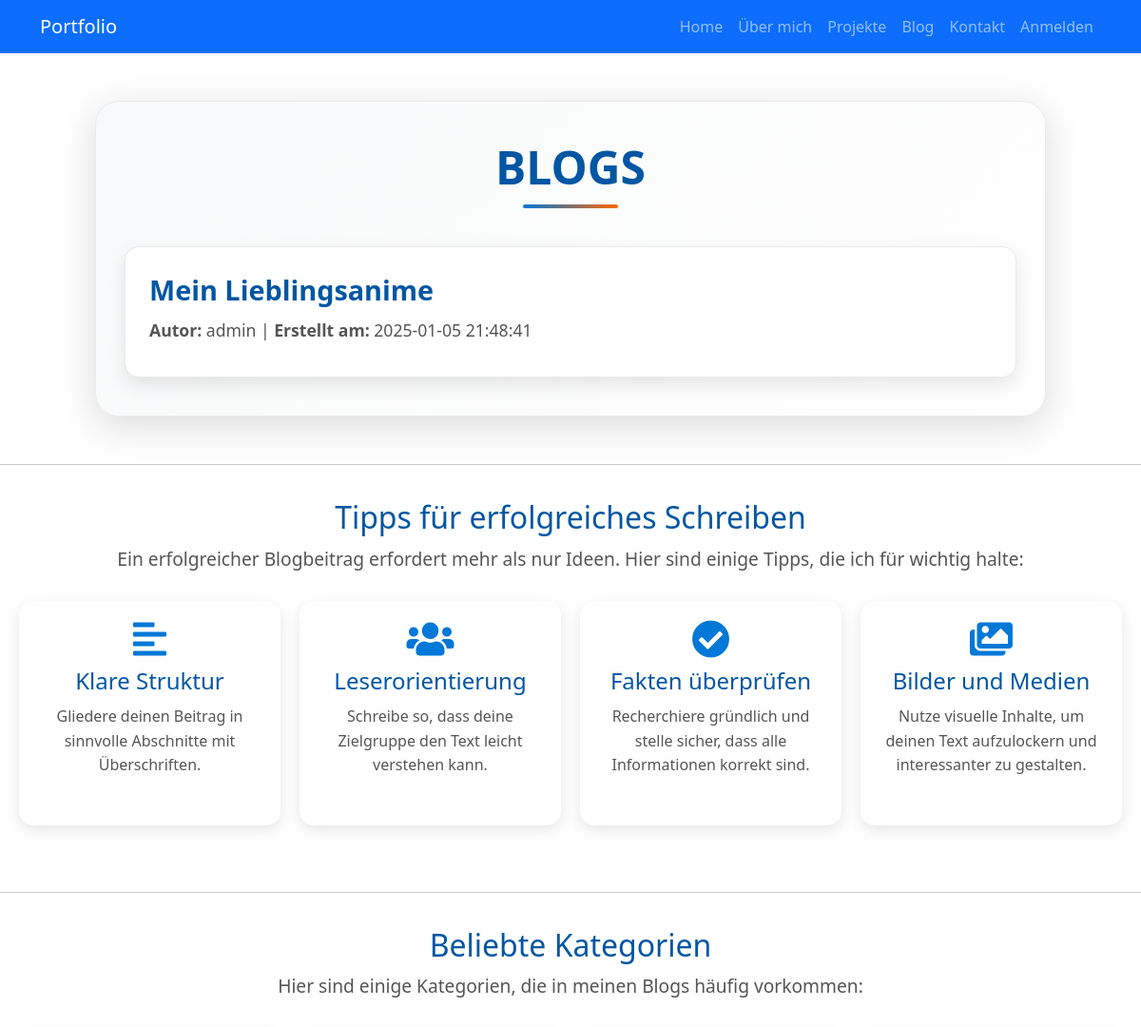
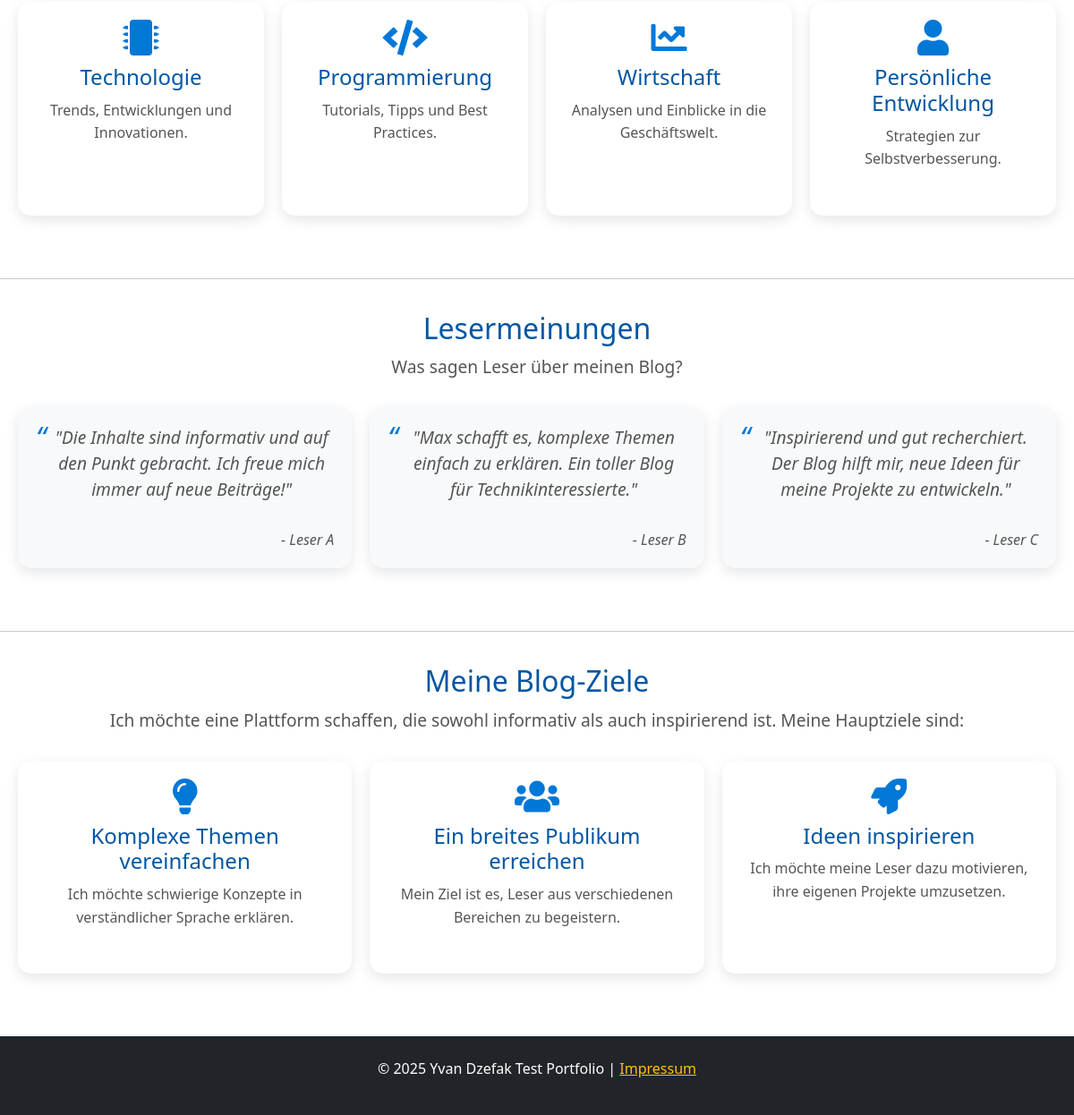
Screenshot of /blogs with the database file from the repository (2 pictures, top to bottom).
### tables this page shows
CREATE TABLE blogs (
            id INTEGER PRIMARY KEY AUTOINCREMENT,
            title TEXT NOT NULL,
            content TEXT NOT NULL,
            author TEXT NOT NULL,
            created_at TIMESTAMP DEFAULT CURRENT_TIMESTAMP,
            views INTEGER DEFAULT 0
        );

### app.py (the view)
@app.route("/blogs")
def blogs():
    connection = sqlite3.connect("database.db")
    cursor = connection.cursor()
    cursor.execute("SELECT id, title, author, created_at, views FROM blogs")
    blogs_list = [
        {"id": row[0], "title": row[1], "author": row[2], "created_at": row[3], "views": row[4]}
        for row in cursor.fetchall()
    ]
    connection.close()
    return render_template("blogs.html", blogs=blogs_list)

### templates/blogs.html (shortened to what this page needs)
{% extends "base.html" %}
{% block styles %}
<link rel="stylesheet" href="{{ url_for('static', filename='css/blogs.css') }}">
{% endblock %}
{% block content %}
<div class="blogs-page">
    <header class="blogs-header">
        <h1>Blogs</h1>
    </header>
    <div class="blogs-list">
        {% for blog in blogs %}
        <div class="blog-item">
            <h2><a href="/blog/{{ blog['id'] }}">{{ blog['title'] }}</a></h2>
            <p class="blog-meta">
                <strong>Autor:</strong> {{ blog['author'] }} |
                <strong>Erstellt am:</strong> {{ blog['created_at'] }}
            </p>
        </div>
        {% endfor %}
    </div>
</div>
    <hr>
<section class="writing-tips">
    <h2>Tipps für erfolgreiches Schreiben</h2>
    <p>Ein erfolgreicher Blogbeitrag erfordert mehr als nur Ideen. Hier sind einige Tipps, die ich für wichtig halte:</p>
    <div class="tips-grid">
        <div class="tip-item">
            <i class="fas fa-align-left"></i>
            <h3>Klare Struktur</h3>
            <p>Gliedere deinen Beitrag in sinnvolle Abschnitte mit Überschriften.</p>
        </div>
        <div class="tip-item">
            <i class="fas fa-users"></i>
            <h3>Leserorientierung</h3>
            <p>Schreibe so, dass deine Zielgruppe den Text leicht verstehen kann.</p>
        </div>
        <div class="tip-item">
            <i class="fas fa-check-circle"></i>
            <h3>Fakten überprüfen</h3>
            <p>Recherchiere gründlich und stelle sicher, dass alle Informationen korrekt sind.</p>
        </div>
        <div class="tip-item">
            <i class="fas fa-images"></i>
            <h3>Bilder und Medien</h3>
            <p>Nutze visuelle Inhalte, um deinen Text aufzulockern und interessanter zu gestalten.</p>
        </div>
    </div>
</section>
<hr>
<section class="popular-categories">
    <h2>Beliebte Kategorien</h2>
    <p>Hier sind einige Kategorien, die in meinen Blogs häufig vorkommen:</p>
    <div class="categories-grid">
        <div class="category-item">
            <a href="/category/technology">
                <i class="fas fa-microchip"></i>
                <h3>Technologie</h3>
                <p>Trends, Entwicklungen und Innovationen.</p>
            </a>
        </div>
        <div class="category-item">
            <a href="/category/programming">
                <i class="fas fa-code"></i>
                <h3>Programmierung</h3>
                <p>Tutorials, Tipps und Best Practices.</p>
            </a>
        </div>
        <div class="category-item">
            <a href="/category/business">
                <i class="fas fa-chart-line"></i>
                <h3>Wirtschaft</h3>
                <p>Analysen und Einblicke in die Geschäftswelt.</p>
            </a>
        </div>
        <div class="category-item">
            <a href="/category/self-development">
                <i class="fas fa-user"></i>
                <h3>Persönliche Entwicklung</h3>
                <p>Strategien zur Selbstverbesserung.</p>
            </a>
        </div>
    </div>
</section>
    <hr>
<section class="reader-feedback">
    <h2>Lesermeinungen</h2>
    <p>Was sagen Leser über meinen Blog?</p>
    <div class="feedback-grid">
        <div class="feedback-card">
            <blockquote>
                <p>"Die Inhalte sind informativ und auf den Punkt gebracht. Ich freue mich immer auf neue Beiträge!"</p>
                <footer>- Leser A</footer>
            </blockquote>
        </div>
        <div class="feedback-card">
            <blockquote>
                <p>"Max schafft es, komplexe Themen einfach zu erklären. Ein toller Blog für Technikinteressierte."</p>
                <footer>- Leser B</footer>
            </blockquote>
        </div>
        <div class="feedback-card">
            <blockquote>
                <p>"Inspirierend und gut recherchiert. Der Blog hilft mir, neue Ideen für meine Projekte zu entwickeln."</p>
                <footer>- Leser C</footer>
            </blockquote>
        </div>
    </div>
</section>
<hr>
<section class="goals">
    <h2>Meine Blog-Ziele</h2>
    <p>Ich möchte eine Plattform schaffen, die sowohl informativ als auch inspirierend ist. Meine Hauptziele sind:</p>
    <div class="goals-grid">
        <div class="goal-item">
            <i class="fas fa-lightbulb"></i>
            <h3>Komplexe Themen vereinfachen</h3>
            <p>Ich möchte schwierige Konzepte in verständlicher Sprache erklären.</p>
        </div>
        <div class="goal-item">
            <i class="fas fa-users"></i>
            <h3>Ein breites Publikum erreichen</h3>
            <p>Mein Ziel ist es, Leser aus verschiedenen Bereichen zu begeistern.</p>
        </div>
        <div class="goal-item">
            <i class="fas fa-rocket"></i>
            <h3>Ideen inspirieren</h3>
            <p>Ich möchte meine Leser dazu motivieren, ihre eigenen Projekte umzusetzen.</p>
        </div>
    </div>
</section>
{% endblock %}

### static/css/blogs.css (style rules this page uses)
.blogs-page { max-width: 1000px; margin: 50px auto; padding: 40px 30px; background: linear-gradient(135deg, #f8f9fa, #ffffff); border-radius: 25px; box-shadow: 0 10px 40px rgba(0, 0, 0, 0.15); animation: fadeInUp 1.5s ease-in-out; border: 1px solid #eaeaea; }
.blogs-header { text-align: center; margin-bottom: 40px; position: relative; }
.blogs-header h1 { font-size: 3rem; color: #0056a3; font-weight: bold; margin-bottom: 15px; text-transform: uppercase; position: relative; }
.blogs-header h1::after { content: ''; display: block; width: 100px; height: 4px; background: linear-gradient(to right, #0078D7, #FF6600); margin: 10px auto 0; border-radius: 2px; }
.blogs-list { display: flex; flex-direction: column; gap: 30px; }
.blog-item { background: #ffffff; padding: 25px; border-radius: 15px; box-shadow: 0 8px 20px rgba(0, 0, 0, 0.1); border: 1px solid #eaeaea; transition: transform 0.4s ease, box-shadow 0.4s ease; }
.blog-item h2 a { text-decoration: none; color: #0056a3; font-size: 1.8rem; font-weight: bold; transition: color 0.3s ease, transform 0.3s ease; }
.blog-item p { font-size: 1.1rem; color: #555; margin: 10px 0; line-height: 1.6; }
.writing-tips { text-align: center; padding: 20px; margin-bottom: 50px; }
.writing-tips h2 { font-size: 2rem; color: #0056a3; margin-bottom: 10px; }
.writing-tips p { font-size: 1.2rem; color: #555; margin-bottom: 30px; }
.tips-grid { display: grid; grid-template-columns: repeat(auto-fit, minmax(250px, 1fr)); gap: 20px; }
.tip-item { text-align: center; background: white; padding: 20px; border-radius: 15px; box-shadow: 0 5px 15px rgba(0, 0, 0, 0.1); transition: transform 0.3s ease, box-shadow 0.3s ease; }
.tip-item i { font-size: 2.5rem; color: #0078D7; margin-bottom: 10px; }
.tip-item h3 { font-size: 1.5rem; color: #0056a3; margin-bottom: 10px; }
.tip-item p { font-size: 1rem; color: #555; line-height: 1.6; }
.popular-categories { text-align: center; padding: 20px; margin-bottom: 50px; }
.popular-categories h2 { font-size: 2rem; color: #0056a3; margin-bottom: 10px; }
.popular-categories p { font-size: 1.2rem; color: #555; margin-bottom: 30px; }
.categories-grid { display: grid; grid-template-columns: repeat(auto-fit, minmax(250px, 1fr)); gap: 20px; }
.category-item { text-align: center; background: white; padding: 20px; border-radius: 15px; box-shadow: 0 5px 15px rgba(0, 0, 0, 0.1); transition: transform 0.3s ease, box-shadow 0.3s ease; }
.category-item a { text-decoration: none; color: inherit; display: flex; flex-direction: column; align-items: center; }
.category-item i { font-size: 2.5rem; color: #0078D7; margin-bottom: 10px; }
.category-item h3 { font-size: 1.5rem; color: #0056a3; margin-bottom: 10px; }
.category-item p { font-size: 1rem; color: #555; line-height: 1.6; }
.reader-feedback { text-align: center; padding: 20px; margin-bottom: 50px; }
.reader-feedback h2 { font-size: 2rem; color: #0056a3; margin-bottom: 10px; }
.reader-feedback p { font-size: 1.2rem; color: #555; margin-bottom: 30px; }
.feedback-grid { display: grid; grid-template-columns: repeat(auto-fit, minmax(300px, 1fr)); gap: 20px; }
.feedback-card { background: #f8f9fa; border-radius: 15px; box-shadow: 0 5px 15px rgba(0, 0, 0, 0.1); padding: 20px; transition: transform 0.3s ease, box-shadow 0.3s ease; }
.feedback-card blockquote { font-style: italic; color: #333; margin: 0; position: relative; padding-left: 15px; }
.feedback-card blockquote::before { content: "“"; font-size: 2rem; color: #0078D7; position: absolute; top: -10px; left: 0; }
.feedback-card footer { text-align: right; font-size: 1rem; color: #555; margin-top: 10px; }
.goals { text-align: center; padding: 20px; margin-bottom: 50px; }
.goals h2 { font-size: 2rem; color: #0056a3; margin-bottom: 10px; }
.goals p { font-size: 1.2rem; color: #555; margin-bottom: 30px; }
.goals-grid { display: grid; grid-template-columns: repeat(auto-fit, minmax(300px, 1fr)); gap: 20px; }
.goal-item { text-align: center; background: white; padding: 20px; border-radius: 15px; box-shadow: 0 5px 15px rgba(0, 0, 0, 0.1); transition: transform 0.3s ease, box-shadow 0.3s ease; }
.goal-item i { font-size: 2.5rem; color: #0078D7; margin-bottom: 10px; }
.goal-item h3 { font-size: 1.5rem; color: #0056a3; margin-bottom: 10px; }
.goal-item p { font-size: 1rem; color: #555; line-height: 1.6; }

### rows the page displays
blogs: title "Mein Lieblingsanime", author "admin", created_at "2025-01-05 21:48:41"
